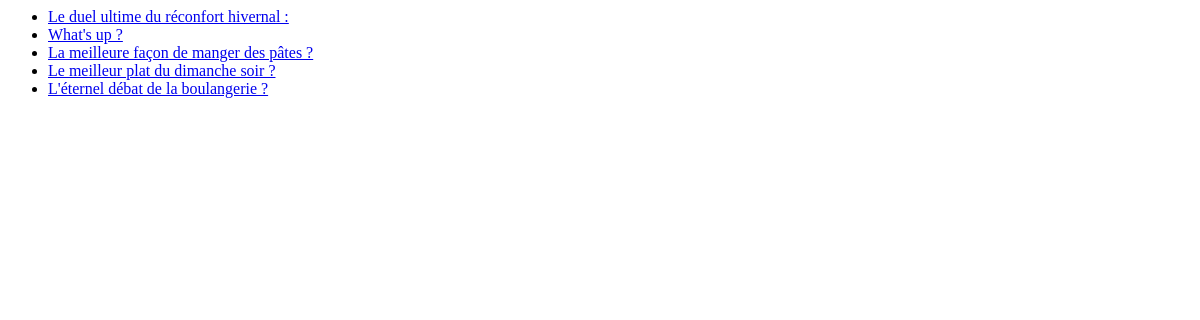
Before: /polls/ with the older database file.
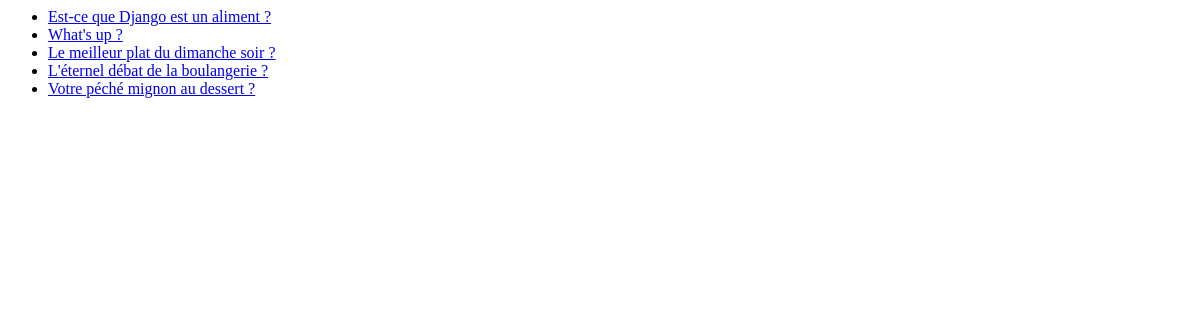
After: the same page with the newer database file.
### polls/models.py (models this page shows, shortened)
class Question(models.Model):
    question_text = models.CharField(max_length=200)
    pub_date = models.DateTimeField("date published")

### polls/views.py (the view)
# urls.py: path("", views.IndexView.as_view(), name="index"),
class IndexView(generic.ListView):
    template_name = "polls/index.html"
    context_object_name = "latest_question_list"
    def get_queryset(self):
        return Question.objects.order_by("-pub_date")[:5]

### polls/templates/polls/index.html
{% if latest_question_list %}
    <ul>
    {% for question in latest_question_list %}
        <li><a href="{% url 'polls:detail' question.id %}">{{ question.question_text }}</a></li>
    {% endfor %}
    </ul>
{% else %}
    <p>No polls are available.</p>
{% endif %}

Changed rows visible on the page:
no longer on this page (row edited): Question: question_text "Le duel ultime du réconfort hivernal :"
no longer on this page (row edited): Question: question_text "La meilleure façon de manger des pâtes ?"
added Question: question_text "Est-ce que Django est un aliment ?"
now on this page (row unchanged): Question: question_text "Votre péché mignon au dessert ?"
